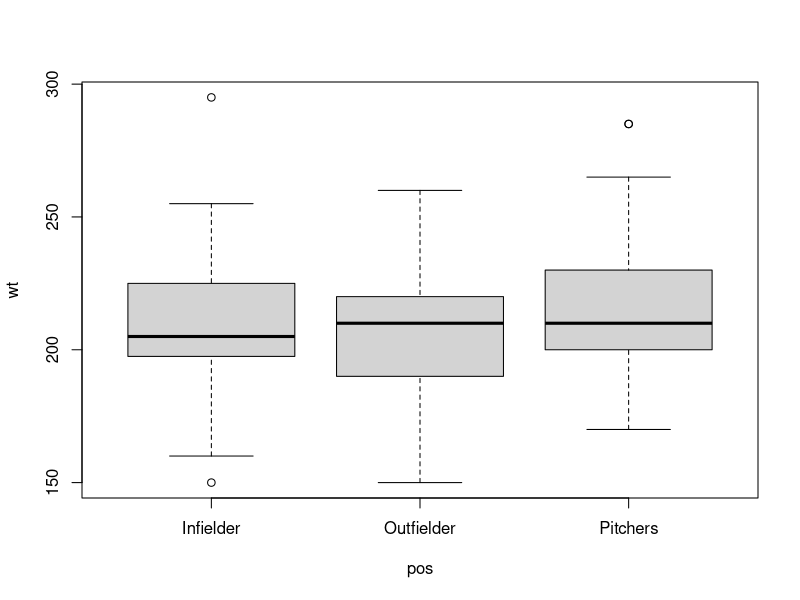
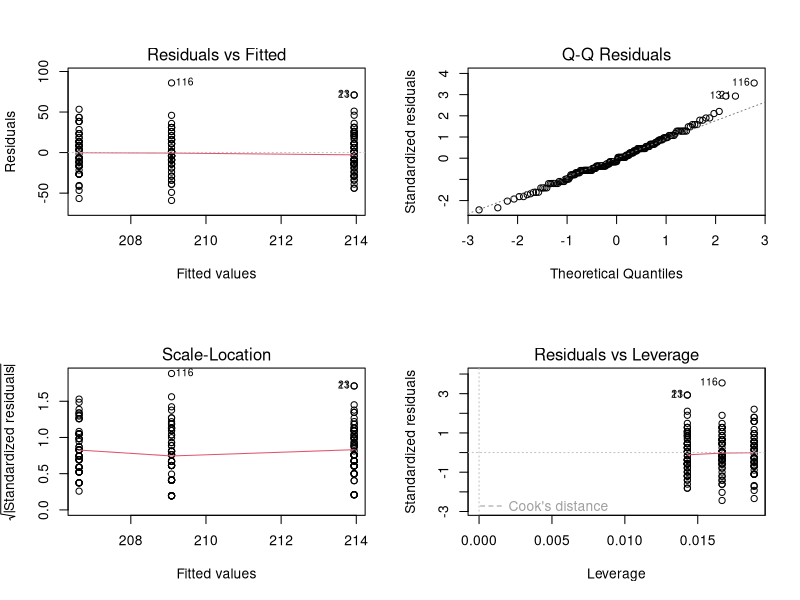
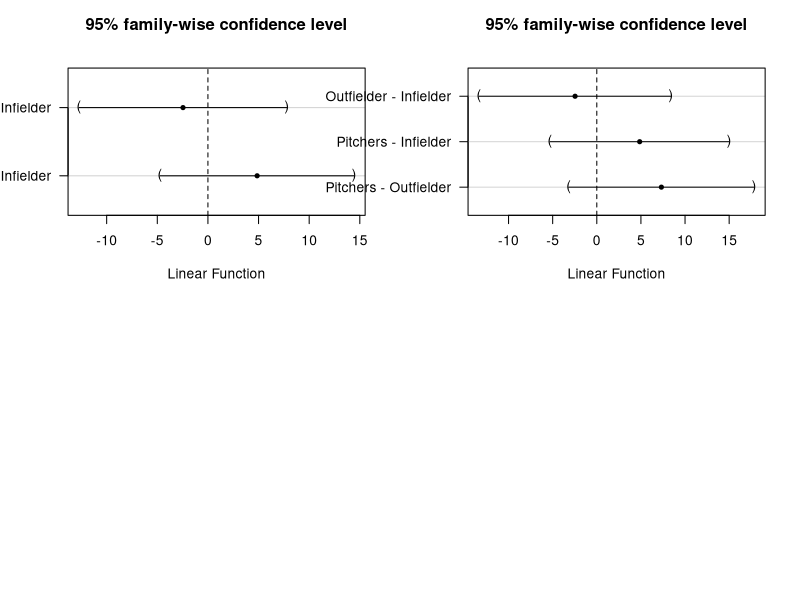

Generate these figures, in order, with R:
library(multcomp) # Multiple Comparisons Package
library(dplyr)
mlbw = read.csv("mlbw.csv")
id <- rownames(mlbw)
mlbw <- cbind(id=id, mlbw)
# mlbw <- rename(mlbw,c("Pitchers=pit","Infielder=inf","Outfielder=ouf"))
mlbl = reshape(data=mlbw, idvar="id",
               varying = c("Pitchers","Infielder","Outfielder"),
               v.name=c("wt"),
               times=c("Pitchers","Infielder","Outfielder"),
               new.row.names = 1:1000,
               direction="long")
mlb<-na.omit(mlbl)
mlb <- mlb %>% rename(pos = time)
mlb$pos = as.factor(mlb$pos)

boxplot(wt~pos, data=mlb)

out=lm(wt~pos, data=mlb)
anova(out)
par(mfrow=c(2,2))
plot(out)
shapiro.test(resid(out))

dunnett = glht(out, linfct= mcp(pos = "Dunnett"))
summary(dunnett)

tukey = glht(out, linfct= mcp(pos = "Tukey"))
summary(tukey)


plot(dunnett)
plot(tukey)
